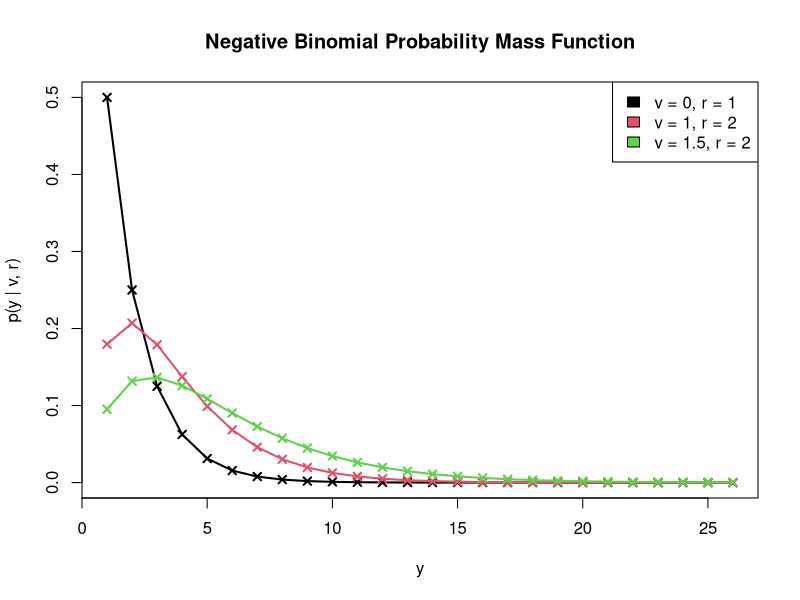

Write R code to recreate this figure.
# setwd
setwd("C:/Users/lzhau/Documents/Monash Uni/2022S2/FIT2086/assignment2")

# Question 1

# Question 1.1
# sample 1
daily_covid <- read.csv("daily.covid.aug1to7.csv")

# estimate average = sample mean
avg_daily <- mean(daily_covid$daily.covid.cases)
# avg_daily = 7359.571

# sample size
n <- length(daily_covid$daily.covid.cases)
# n = 7

# sample variance
var_daily <- var(daily_covid$daily.covid.cases)
# var_daily = 4108400

# standard error
se <- sqrt(var_daily)/sqrt(n)
# se = 766.1033

# t-score (a = 0.05, dof = n-1)
t <- qt(p = 1-0.05/2, df = n-1)
# t = 2.446912

# 95% CI for this estimate using the t-distribution
CI <- c(avg_daily - t*se, avg_daily + t*se)
# CI = [5484.984, 9234.159]

# Question 1.2
# sample 2
daily_covid_2 <- read.csv("daily.covid.aug8to14.csv")

# estimate average = sample mean
avg_daily_2 <- mean(daily_covid_2$daily.covid.cases)
# avg_daily_2 = 4879

# mean difference
mean_diff <- avg_daily - avg_daily_2
# mean_diff = 2480.571

# sample variance
var_daily_2 <- var(daily_covid_2$daily.covid.cases)
# var_daily_2 = 1286109

# sample size
n_2 <- length(daily_covid_2$daily.covid.cases)
# n_2 = 7

# standard error 
se_diff <- sqrt(var_daily/n + var_daily_2/n_2)
# se_diff = 877.8634

# 95% CI of difference of means
CI <- c(mean_diff - 1.96*se_diff, mean_diff + 1.96*se_diff)
# CI = [759.9591, 4201.1837]

# Question 1.3
# z-score 
z <- mean_diff/se_diff
# z = 2.825692

# p-value
p <- 2 * pnorm(-abs(z))
# p = 0.004717864

# Question 2

# Question 2.1 
# negative binomial probability mass function 
prob_mass_func = function(y, v, r) {choose(y+r-1, y) * r^r * (exp(v)+r)^(-r-y) * exp(y*v)}

# plotting graph
plot(prob_mass_func((0:25), 0, 1), type = 'o', lwd = 2, col = 1, pch = 4, main = "Negative Binomial Probability Mass Function", xlab = "y", ylab = "p(y | v, r)")
lines(prob_mass_func((0:25), 1, 2), type = 'o', lwd = 2, col = 2, pch = 4)
lines(prob_mass_func((0:25), 1.5, 2), type = 'o', lwd = 2, col = 3, pch = 4)
legend(x="topright",legend = c("v = 0, r = 1","v = 1, r = 2","v = 1.5, r = 2"), fill=c(1, 2, 3))

# Question 3

# Question 3.1
# sample size
n <- 240

# observed turn right
m <- 176

# maximum likelihood estimator
theta_hat <- m/n
# theta = 0.7333333

# 95% CI for the probability parameter theta
CI <- c(theta_hat - 1.96*sqrt((theta_hat*(1-theta_hat))/n), theta_hat + 1.96*sqrt((theta_hat*(1-theta_hat))/n))
# CI = [0.6773852, 0.7892815]

# Question 3.2
# sample size
n <- 240

# observed turn right
m <- 176

# maximum likelihood estimator
theta_hat  <- m/n
# theta = 0.7333333

# theta null (no preference)
theta_0 <- 1/2

# z-score
z <- (theta_hat-theta_0) / sqrt(theta_0*(1-theta_0)/n)
# z = 7.229569

# p-value
p <- 2 * pnorm(-abs(z))
# p = 4.845296e-13

# Question 3.3
# sample size
n <- 240

# observed turn right
m <- 176
binom.test(x = m, n = n, p = 1/2)
# p-value of 2.854e-13



